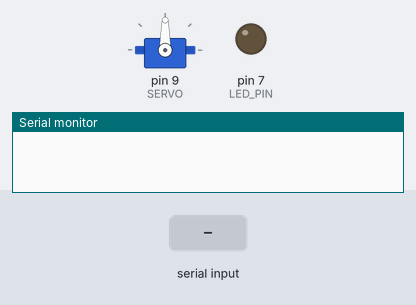
Bench run of a sketch on a simulated Arduino Mega 2560, built with avr-gcc and run on an emulated ATmega2560. Shown: servo, output pins drawn as LEDs (lit = HIGH), the last lines printed to the serial monitor. The inputs (shaded band) are chosen by the test bench.

Above: at 1.2 s.
1.3 s: "1" received over the second serial link
At 1.6 s:
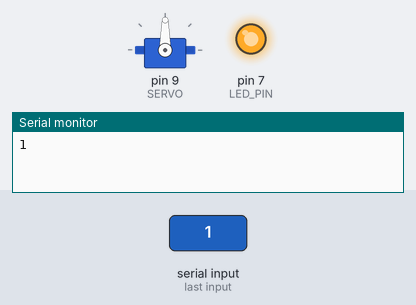
2.8 s: "0" received over the second serial link
At 3.9 s:
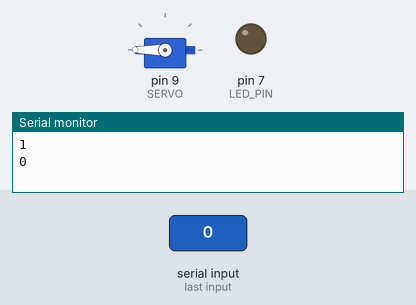
Timing chart, 0 to 5.8 s (numbered marks = the images above; inputs shaded):
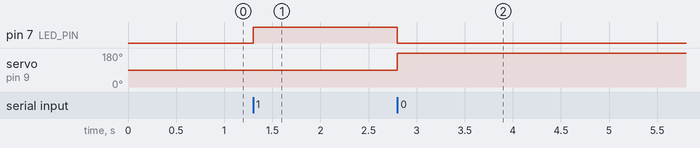

Measured:
- after the input at 1.3 s, pin 7 (LED_PIN): LOW → HIGH at once
- after the input at 2.8 s, pin 7 (LED_PIN): HIGH → LOW at once; servo on pin 9 (SERVO): 90° → 180° at once

The sketch:

bt_resp_lcd.ino
```cpp
//Designed to run on Arduino Mega 2560
#include <SoftwareSerial.h>
//#include <LiquidCrystal.h>
#include <Servo.h>

#define TxD 3
#define RxD 2
#define LED_PIN 7
#define HOME_POS 0
#define ON 90
#define OFF 180
#define SERVO 9
#define BAUD 115200


//LCD definitions
#define EN 23
#define RS 25
#define D4 28
#define D5 26
#define D6 24
#define D7 22


SoftwareSerial bluetoothSerial(TxD, RxD); //seetting bluetooth transmission protocol on Serial
Servo flick; //actuator for light
//LiquidCrystal lcd(RS, EN, D4, D5, D6, D7);

char bt_data;
//void lcd_print_cmd(String cmd,uint8_t line = 1);

void setup() {
  //lcd.begin(16, 2);
  bluetoothSerial.begin(9600);
  Serial.begin(9600);
  pinMode(LED_PIN, OUTPUT);
  flick.attach(SERVO);
  //flick.write(HOME_POS);
  //lcd.setCursor(0, 0);
  //lcd.print("Voice Command:");
  }

void loop() {
  if(bluetoothSerial.available()){
    bt_data = bluetoothSerial.read();
    Serial.println(bt_data);
    if(bt_data=='1'){
        //lcd_print_cmd("ON");
      digitalWrite(LED_PIN, HIGH);
      flick.write(ON);
    }
    if(bt_data=='0'){
        //lcd_print_cmd("OFF");
      digitalWrite(LED_PIN, LOW);
      flick.write(OFF);
    }
  }
}

/*
void lcd_print_cmd(String cmd, uint8_t line) {
    lcd.clear();
    lcd.setCursor(0, 0);
    lcd.print("Voice Command:");
    lcd.setCursor(0, line);
    lcd.print(cmd);
}
*/
```
